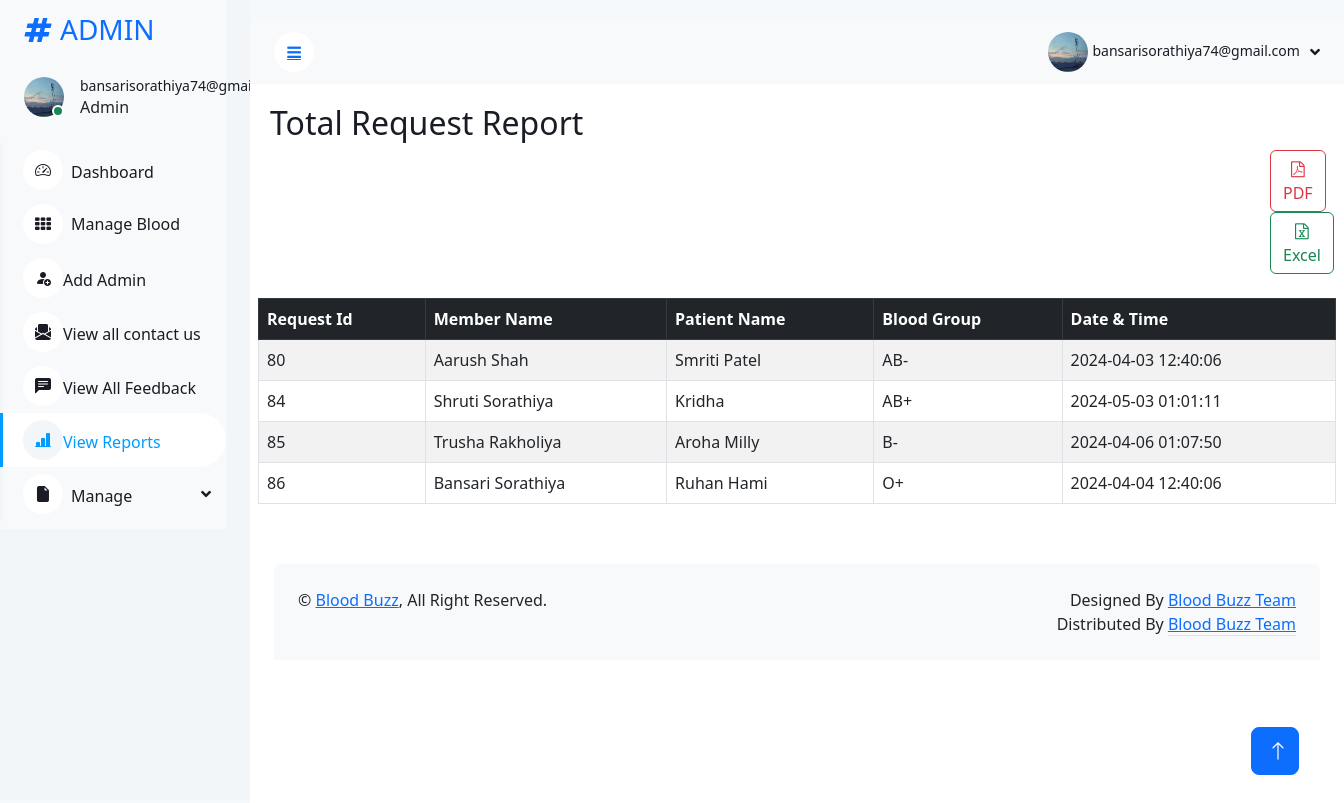
The page /AdminDesh/total_request3.php (signed in) on the database its author committed.
### tables this page shows
CREATE TABLE `requester` (
  `request_id` int(5) UNSIGNED NOT NULL,
  `member_id` int(30) UNSIGNED NOT NULL,
  `patient_name` varchar(40) NOT NULL,
  `blood_id` mediumint(3) UNSIGNED NOT NULL,
  `created_at` datetime NOT NULL
);

CREATE TABLE `members` (
  `member_id` int(30) UNSIGNED NOT NULL,
  `img` varchar(200) DEFAULT NULL,
  `email` varchar(30) NOT NULL,
  `pwd` varchar(20) NOT NULL,
  `verify_token` varchar(100) NOT NULL,
  `name` varchar(50) NOT NULL,
  `contact_no` varchar(10) NOT NULL,
  `gender` varchar(50) NOT NULL,
  `dob` date NOT NULL,
  `address` varchar(250) NOT NULL,
  `city` int(5) UNSIGNED NOT NULL,
  `state` int(10) UNSIGNED NOT NULL,
  `landmark` varchar(80) NOT NULL,
  `pincode` varchar(6) NOT NULL,
  `member_status` enum('0','1','2') NOT NULL COMMENT '0=Deleted By Member 1=Active Status 2=Deactivated by Admin',
  `created_at` datetime NOT NULL DEFAULT current_timestamp()
);

CREATE TABLE `blood_group` (
  `blood_id` mediumint(3) UNSIGNED NOT NULL,
  `blood_grp` varchar(3) NOT NULL
);

### AdminDesh/total_request3.php (the view, shortened to what this page needs)
<?php
    include '../Include/connect2.php';
    $session_email=$_SESSION['email'];
    $get_admin=$connection->prepare("SELECT * FROM admin_login WHERE email=?");
    $get_admin->execute([$session_email]);
    if($get_admin->rowCount() > 0)
    {
       $data=$get_admin->fetch(PDO::FETCH_ASSOC);
    }
?>
<!DOCTYPE html>
<html lang="en">
<head>
    <link href="https://cdnjs.cloudflare.com/ajax/libs/font-awesome/5.10.0/css/all.min.css" rel="stylesheet">
    <link href="https://cdn.jsdelivr.net/npm/bootstrap-icons@1.4.1/font/bootstrap-icons.css" rel="stylesheet">
    <link href="lib/owlcarousel/assets/owl.carousel.min.css" rel="stylesheet">
    <link href="lib/tempusdominus/css/tempusdominus-bootstrap-4.min.css" rel="stylesheet" />
    <link href="css/bootstrap.min.css" rel="stylesheet">
    <link href="css/style.css" rel="stylesheet">
<link href="https://cdn.jsdelivr.net/npm/bootstrap@5.2.0/dist/css/bootstrap.min.css" rel="stylesheet">
<link rel="stylesheet" href="https://cdn.jsdelivr.net/npm/bootstrap-icons@1.11.3/font/bootstrap-icons.min.css">
<link rel="stylesheet" href="https://cdnjs.cloudflare.com/ajax/libs/font-awesome/4.7.0/css/font-awesome.min.css">
</head>
<body>
                 <div class="sidebar pe-4 pb-3">
            <nav class="navbar bg-light navbar-light">
                <a href="dashboard.php" class="navbar-brand mx-4 mb-3">
                    <h3 class="text-primary"><i class="fa fa-hashtag me-2"></i>ADMIN</h3>
                </a>
                <div class="d-flex align-items-center ms-4 mb-4">
                    <div class="position-relative">
                        <?php
                        if($data['img']==null)
                        {
                        echo"<img src='../img/user.png' class='rounded-circle' alt='avatar' style='width: 40px; height: 40px;'>";
                        }
                        else
                        {
                            echo"<img src='../img/{$data['img']}' class='rounded-circle' alt='error' style='width: 40px; height: 40px;'>";
                        }
                         ?>
                        <div class="bg-success rounded-circle border border-2 border-white position-absolute end-0 bottom-0 p-1"></div>
                    </div>
                    <div class="ms-3">
                        <h6 class="mb-0"><small><?php echo $data['email']; ?></small></h6>
                        <span>Admin</span>
                    </div>
                </div>
                <div class="navbar-nav w-100">
                    <a href="dashboard.php" class="nav-item nav-link"><i class="bi bi-speedometer2 me-2"></i>Dashboard</a>
                    <a href="manageBlood.php" class="nav-item nav-link"><i class="fa fa-th me-2"></i>Manage Blood</a>
                    <a href="./addAdmin.php" class="nav-item nav-link"><i class="bi bi-person-fill-add"></i>Add Admin</a>
                    <a href="./seeContactUs.php" class="nav-item nav-link"><i class="bi bi-envelope-paper-fill"></i>View all contact us</a>
                    <a href="./seeFeedback.php" class="nav-item nav-link"><i class="bi bi-chat-left-text-fill"></i>View All Feedback</a>
                    <a href="./reports.php" class="nav-item nav-link active"><i class="bi bi-bar-chart-line-fill"></i>View Reports</a>
                    <div class="nav-item dropdown">
                        <a href="#" class="nav-link dropdown-toggle" data-bs-toggle="dropdown"><i class="bi bi-file-earmark-fill me-2"></i>Manage</a>
                    </div>
                        </div>
                    </div>
        <div class="content">
           <nav class="navbar navbar-expand bg-light navbar-light sticky-top px-4 py-0">
                <a href="#" class="sidebar-toggler flex-shrink-0">
                    <i class="fa fa-bars"></i>
                </a>
                <div class="navbar-nav align-items-center ms-auto">
                    <div class="nav-item dropdown">
                    <div class="nav-item dropdown">
                        <a href="#" class="nav-link dropdown-toggle" data-bs-toggle="dropdown">
                        <?php
                        if($data['img']==null)
                        {
                        echo"<img src='../img/user.png' class='rounded-circle' alt='avatar' style='width: 40px; height: 40px;'>";
                        }
                        else
                        {
                            echo"<img src='../img/{$data['img']}' class='rounded-circle' alt='error' style='width: 40px; height: 40px;'>";
                        }
                         ?>
                            <span class="d-none d-lg-inline-flex"><small><?php echo $data['email']; ?></small></span>
                        </a>
                    </div>
                </div>
            </nav>
    <div class="container">
        <h2>Total Request Report</h2>
        <div>
        <form method="post" style="margin-left:1000px;">
            <button type="submit" class="btn btn-outline-danger" formaction="total_request2.php"><i class="fa fa-file-pdf-o"></i> PDF</button>
            <button type="submit" class="btn btn-outline-success" formaction="total_request4.php"><i class="fa fa-file-excel-o"></i> Excel</button>
        </form>
        </div><br>
        <div class="row">
            <table class="table table-striped table-bordered">
                <thead class="table-dark">
                    <tr>
                        <th>Request Id</th>
                        <th>Member Name</th>
                        <th>Patient Name</th>
                        <th>Blood Group</th>
                        <th>Date & Time</th>
                    </tr>
                </thead>
                <tbody>
                <?php
                try{
                include '../Include/connect.php';
                $result=$connection->query("SELECT b.blood_grp, m.name, r.* FROM members m JOIN requester r ON m.member_id = r.member_id JOIN blood_group b ON r.blood_id = b.blood_id");
                if($result-> num_rows > 0){
                    while($row = $result->fetch_assoc()){
                        ?>
                        <tr>
                            <td><?php echo $row['request_id'];   ?></td>
                            <td><?php echo $row['name'];   ?></td>
                            <td><?php echo $row['patient_name'];   ?></td>
                            <td><?php echo $row['blood_grp'];   ?></td>
                            <td><?php echo $row['created_at'];   ?></td>
                        </tr>
                        <?php
                    }
                }else{
                    ?>
                    <tr><td colspan="7">No Request Found...</td></tr>
                    <?php
                }
                }
                catch (PDOException $e)
                {
                    $error=$e->getMessage();
                    $_SESSION['error-message'] = "Database error: " . $error;
                }
                ?>
                </tbody>
                </table>
        </div>
    </div>
<div class="container-fluid pt-4 px-4">
                <div class="bg-light rounded-top p-4">
                    <div class="row">
                        <div class="col-12 col-sm-6 text-center text-sm-start">
                            &copy; <a href="../member/index.php">Blood Buzz</a>, All Right Reserved.
                        </div>
                        <div class="col-12 col-sm-6 text-center text-sm-end">
                            Designed By <a href="">Blood Buzz Team</a>
                        Distributed By <a class="border-bottom" href="" target="_blank">Blood Buzz Team</a>
                        </div>
                    </div>
                </div>
            </div>
        </div>
 <a href="#" class="btn btn-lg btn-primary btn-lg-square back-to-top"><i class="bi bi-arrow-up"></i></a>
</body>
</html>

### AdminDesh/css/style.css (style rules this page uses)
:root { --primary: #009CFF; --light: #F3F6F9; --dark: #191C24; }
.back-to-top { position: fixed; display: none; right: 45px; bottom: 45px; z-index: 99; }
.btn { transition: .5s; }
.btn.btn-primary { color: #FFFFFF; }
.btn-lg-square { width: 48px; height: 48px; }
.btn-square, .btn-sm-square, .btn-lg-square { padding: 0; display: inline-flex; align-items: center; justify-content: center; font-weight: normal; border-radius: 50px; }
.sidebar { position: fixed; top: 0; left: 0; bottom: 0; width: 250px; height: 100vh; overflow-y: auto; background: var(--light); transition: 0.5s; z-index: 999; }
.content { margin-left: 250px; min-height: 100vh; background: #FFFFFF; transition: 0.5s; }
@media (min-width: 992px) { .sidebar { margin-left: 0; } }
@media (min-width: 992px) { .content { width: calc(100% - 250px); } }
.sidebar .navbar .navbar-nav .nav-link { padding: 7px 20px; color: var(--dark); font-weight: 500; border-left: 3px solid var(--light); border-radius: 0 30px 30px 0; outline: none; }
.sidebar .navbar .navbar-nav .nav-link:hover, .sidebar .navbar .navbar-nav .nav-link.active { color: var(--primary); background: #FFFFFF; border-color: var(--primary); }
.sidebar .navbar .navbar-nav .nav-link i { width: 40px; height: 40px; display: inline-flex; align-items: center; justify-content: center; background: #FFFFFF; border-radius: 40px; }
.sidebar .navbar .navbar-nav .nav-link:hover i, .sidebar .navbar .navbar-nav .nav-link.active i { background: var(--light); }
.sidebar .navbar .dropdown-toggle::after { position: absolute; top: 15px; right: 15px; border: none; content: "\f107"; font-family: "Font Awesome 5 Free"; font-weight: 900; transition: .5s; }
.content .navbar .navbar-nav .nav-link { margin-left: 25px; padding: 12px 0; color: var(--dark); outline: none; }
.content .navbar .sidebar-toggler, .content .navbar .navbar-nav .nav-link i { width: 40px; height: 40px; display: inline-flex; align-items: center; justify-content: center; background: #FFFFFF; border-radius: 40px; }
.content .navbar .dropdown-toggle::after { margin-left: 6px; vertical-align: middle; border: none; content: "\f107"; font-family: "Font Awesome 5 Free"; font-weight: 900; transition: .5s; }

### AdminDesh/total_request3.php (style rules this page uses)
body { margin-top:20px; background:#f6f9fc; }
.align-items-center { align-items: center!important; }
.mb-4 { margin-bottom: 1.5rem!important; }
.container { padding: 20px; }
table tr th, table tr td { font-size: 1rem; }

### rows shown on the page
requester: request_id "80", member.name "Aarush Shah", patient_name "Smriti Patel", blood.blood_grp "AB-", created_at "2024-04-03 12:40:06"
requester: request_id "84", member.name "Shruti Sorathiya", patient_name "Kridha", blood.blood_grp "AB+", created_at "2024-05-03 01:01:11"
requester: request_id "85", member.name "Trusha Rakholiya", patient_name "Aroha Milly", blood.blood_grp "B-", created_at "2024-04-06 01:07:50"
requester: request_id "86", member.name "Bansari Sorathiya", patient_name "Ruhan Hami", blood.blood_grp "O+", created_at "2024-04-04 12:40:06"

### other values the page prints
$data['email'] "bansarisorathiya74@gmail.com"
